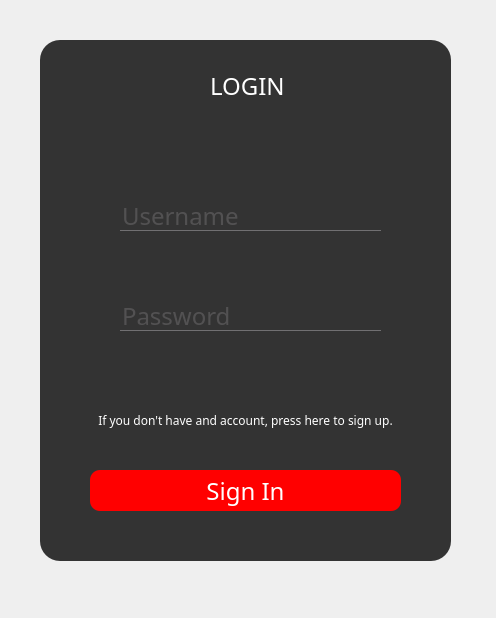
<?xml version="1.0" encoding="UTF-8"?>
<ui version="4.0">
 <class>Login2</class>
 <widget class="QDialog" name="Login2">
  <property name="geometry">
   <rect>
    <x>0</x>
    <y>0</y>
    <width>496</width>
    <height>618</height>
   </rect>
  </property>
  <property name="windowTitle">
   <string>Log-In</string>
  </property>
  <property name="windowIcon">
   <iconset resource="Resources.qrc">
    <normaloff>:/res/data/images/Loko.png</normaloff>:/res/data/images/Loko.png</iconset>
  </property>
  <property name="styleSheet">
   <string notr="true">*{
        font-family:century gothic;
        font-size:24px;
        color:white;

}

QDialog#Login2
{

	background-image: url(:/res/data/images/Car_Background_Login_00.png);
}

QFrame#frame23
{
        background:#333;
        border-radius:20px;
}


QPushButton#pushButton
{
        background:red;
        border-radius:10px;
}

QLable
{
        color:white;
}

QPushButton:hover
{
        color:black;
        background:white;
        border-radius:10px;
}

QLineEdit
{
        background:transparent;
        border:none;
        color:#717072;
        border-bottom: 1px solid #717072;
}
</string>
  </property>
  <widget class="QFrame" name="frame23">
   <property name="geometry">
    <rect>
     <x>40</x>
     <y>40</y>
     <width>411</width>
     <height>521</height>
    </rect>
   </property>
   <property name="styleSheet">
    <string notr="true">	background:#333;
	border-radius:20px;</string>
   </property>
   <property name="frameShape">
    <enum>QFrame::StyledPanel</enum>
   </property>
   <property name="frameShadow">
    <enum>QFrame::Raised</enum>
   </property>
   <widget class="QLabel" name="label">
    <property name="geometry">
     <rect>
      <x>170</x>
      <y>20</y>
      <width>141</width>
      <height>51</height>
     </rect>
    </property>
    <property name="styleSheet">
     <string notr="true"/>
    </property>
    <property name="text">
     <string>LOGIN</string>
    </property>
   </widget>
   <widget class="QPushButton" name="pushButton">
    <property name="geometry">
     <rect>
      <x>50</x>
      <y>430</y>
      <width>311</width>
      <height>41</height>
     </rect>
    </property>
    <property name="styleSheet">
     <string notr="true">        background:red;
        border-radius:10px;</string>
    </property>
    <property name="text">
     <string>Sign In</string>
    </property>
   </widget>
   <widget class="QLineEdit" name="lineEdit">
    <property name="geometry">
     <rect>
      <x>80</x>
      <y>160</y>
      <width>261</width>
      <height>31</height>
     </rect>
    </property>
    <property name="styleSheet">
     <string notr="true"/>
    </property>
    <property name="text">
     <string/>
    </property>
    <property name="placeholderText">
     <string>Username</string>
    </property>
   </widget>
   <widget class="QLineEdit" name="lineEdit_2">
    <property name="geometry">
     <rect>
      <x>80</x>
      <y>260</y>
      <width>261</width>
      <height>31</height>
     </rect>
    </property>
    <property name="styleSheet">
     <string notr="true"/>
    </property>
    <property name="text">
     <string/>
    </property>
    <property name="echoMode">
     <enum>QLineEdit::Password</enum>
    </property>
    <property name="placeholderText">
     <string>Password</string>
    </property>
   </widget>
   <widget class="QPushButton" name="pushButton_2">
    <property name="geometry">
     <rect>
      <x>20</x>
      <y>370</y>
      <width>371</width>
      <height>21</height>
     </rect>
    </property>
    <property name="styleSheet">
     <string notr="true">background:transparent;
font-size:12px;
</string>
    </property>
    <property name="text">
     <string>If you don't have and account, press here to sign up.</string>
    </property>
   </widget>
   <widget class="QLabel" name="label_2">
    <property name="geometry">
     <rect>
      <x>80</x>
      <y>80</y>
      <width>231</width>
      <height>51</height>
     </rect>
    </property>
    <property name="text">
     <string/>
    </property>
    <property name="alignment">
     <set>Qt::AlignCenter</set>
    </property>
    <property name="wordWrap">
     <bool>true</bool>
    </property>
   </widget>
  </widget>
 </widget>
 <resources>
  <include location="Resources.qrc"/>
 </resources>
 <connections/>
</ui>
